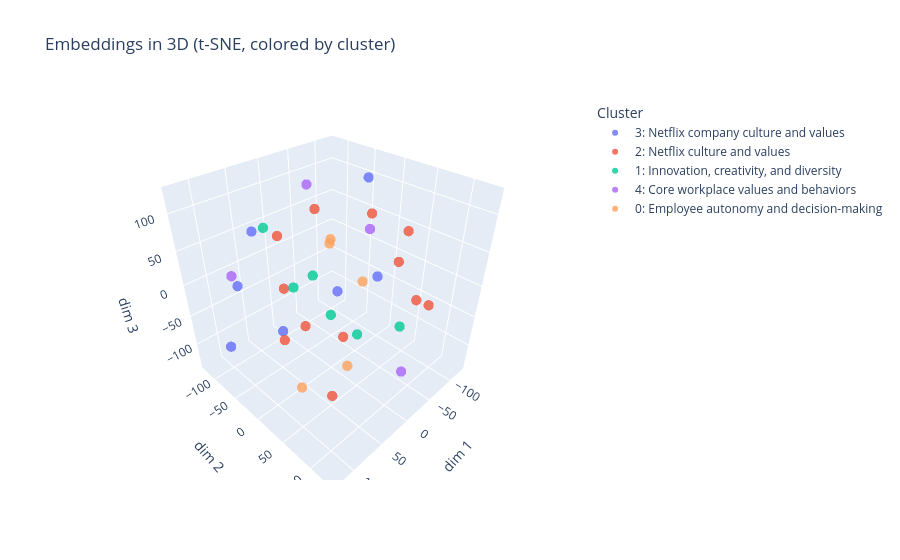

Notebook cell for this chart:
### Code cell
import numpy as np
import plotly.express as px
from sklearn.manifold import TSNE
from sklearn.cluster import KMeans


def describe_cluster(client, chunk_texts, max_chunks=5, max_chars=300):
    sample = "\n---\n".join(c[:max_chars] for c in chunk_texts[:max_chunks])
    prompt = (
        "Here are excerpts from a group of related text chunks. "
        "In 3-6 words, give a short topic label for what they have in common.\n\n"
        f"{sample}"
    )
    response = client.chat.completions.create(
        model="gpt-4.1-mini",
        messages=[{"role": "user", "content": prompt}],
    )
    return response.choices[0].message.content.strip()


def plot_embeddings_3d(embeddings, chunks, client, n_clusters=5, perplexity=30):
    X = np.array(embeddings)
    perplexity = min(perplexity, len(X) - 1)
    coords = TSNE(n_components=3, perplexity=perplexity,
                  random_state=42).fit_transform(X)

    n_clusters = min(n_clusters, len(X))
    cluster_labels = KMeans(n_clusters=n_clusters,
                            random_state=42, n_init=10).fit_predict(X)

    descriptions = {}
    for cluster_id in range(n_clusters):
        cluster_chunks = [chunks[i] for i in range(
            len(chunks)) if cluster_labels[i] == cluster_id]
        descriptions[cluster_id] = describe_cluster(client, cluster_chunks)

    color_labels = [f"{c}: {descriptions[c]}" for c in cluster_labels]
    hover_text = [c[:150] + ("..." if len(c) > 150 else "") for c in chunks]

    fig = px.scatter_3d(
        x=coords[:, 0], y=coords[:, 1], z=coords[:, 2],
        color=color_labels,
        hover_name=hover_text,
        title="Embeddings in 3D (t-SNE, colored by cluster)",
        labels={"x": "dim 1", "y": "dim 2", "z": "dim 3", "color": "Cluster"},
    )
    fig.update_traces(marker=dict(size=6, opacity=0.8))
    fig.show()
    return coords, cluster_labels, descriptions


plot_embeddings_3d(embeddings, chunks, client)

### Figure 1 — Plotly figure (JSON) as saved in the notebook; plotly's stock layout.template omitted (floating-point values rounded to 4 significant figures)
{"data": [{"hovertemplate": "<b>%{hovertext}</b><br><br>Cluster=3: Netflix company culture and values<br>dim 1=%{x}<br>dim 2=%{y}<br>dim 3=%{z}<extra></extra>", "hovertext": ["\nThe Best Work of Our Lives CULTURE MEMO At Netflix, we aspire to entertain the world, thrilling audiences everywhere. To do that, we’ve developed an ...", ", and the discipline and resilience to get there.         While we don’t always live up to these principles, most people who join Netflix are pleasant...", "is sounds exciting, you’ll probably love it here. But Netflix is not for everyone, so please read on.  THE DREAM TEAM We believe that what makes a fan...", " a family. Families are about unconditional love. They can also be dysfunctional, as anyone who’s watched Ozark or Wednesday knows. Professional sport...", "ng, “That’s a keeper, Reed!” © 2024 Netflix, Inc. All rights reserved. | Last updated: June 2024 | English Version \n        In the abstract, the keepe...", " some stories run counter to our personal values. And we understand that, depending 2As of Q1 2024 ~260 million households subscribe to Netflix. Assum...", ", Netflix is probably not the best place for you.              GREAT AND ALWAYS BETTER Netflix has come a long way since we mailed our first DVD in 19..."], "legendgroup": "3: Netflix company culture and values", "marker": {"color": "#636efa", "opacity": 0.8, "size": 6, "symbol": "circle"}, "mode": "markers", "name": "3: Netflix company culture and values", "scene": "scene", "showlegend": true, "type": "scatter3d", "x": [-39.84, 108.7, 99.18, 125.5, -67.02, -125.9, 43.4], "y": [-27.64, -44.46, -17.58, -52.36, -2.893, -25.73, -51.15], "z": [-43.24, 30.14, 107.8, -58.07, 124.3, -57.7, -81.17]}, {"hovertemplate": "<b>%{hovertext}</b><br><br>Cluster=2: Netflix culture and values<br>dim 1=%{x}<br>dim 2=%{y}<br>dim 3=%{z}<extra></extra>", "hovertext": [", each other and our audiences higher and higher.     This document is about that culture, which is based on four core principles:     ● The Dream Tea...", "or common strengths that make us better together. These are the values we value:         ● Selflessness — you are humble when searching for the best i...", "nge the status quo, in the pursuit of excellence.          ●  Inclusion — you recognize your biases and work to counteract them; you try to ensure eve...", "— not seniority, tenure or unconditional loyalty. It’s also why we focus on maintaining a high performance culture.         To recruit and retain stun...", "expect leaders to be strong developers of talent. And to ensure they have the right player at every position, we ask them to apply what we call the “k...", " who challenge the status quo and try new things. So we stick with employees through short-term bumps.   No matter how brilliant someone may be, there...", " differences — it makes everyone more successful.          PEOPLE OVER PROCESS Many of us have worked at companies where decisions were made top down,...", "done around them, and actively coach their teams. They may also have to step in when someone is about to make a decision that is unethical or could ma...", "at every level. We call this farming for dissent. Of course, not all opinions are created equal — and with 10,000-plus employees, it’s impractical for...", "luding the people who argued © 2024 Netflix, Inc. All rights reserved. | Last updated: June 2024 | English Version for a different approach, to disagr...", "pensation and closing a quarter all take process.         And companies need strict rules against things like harassment, marginalizing colleagues, le...", " surest path to excellence and long term success.  It’s also why we constantly seek to improve our culture, not preserve it. Every new employee helps ..."], "legendgroup": "2: Netflix culture and values", "marker": {"color": "#EF553B", "opacity": 0.8, "size": 6, "symbol": "circle"}, "mode": "markers", "name": "2: Netflix culture and values", "scene": "scene", "showlegend": true, "type": "scatter3d", "x": [12.32, -111.5, -99.4, 11.72, 83.67, -63.37, 94.38, -60.96, 2.007, 112.6, -14.75, -6.499], "y": [-14.47, -31.24, 30.18, 33.51, 85.51, 65.5, 18.29, 108.1, 129.2, 77.48, -124.7, -107.1], "z": [105.4, 51.72, 4.771, -58.96, -72.57, 78.46, -22.31, -6.677, 45.18, 44.27, 17.59, -61.67]}, {"hovertemplate": "<b>%{hovertext}</b><br><br>Cluster=1: Innovation, creativity, and diversity<br>dim 1=%{x}<br>dim 2=%{y}<br>dim 3=%{z}<extra></extra>", "hovertext": ["e people who thrive on this openness and freedom.      ● Uncomfortably Exciting: To entertain the world, we need to be bold and ambitious. That means ...", " lack of creativity, adaptability and innovation.         It’s why trying to minimize rules and processes (rather than errors) — while giving people t...", "ifferently, experiment and adapt (often quickly). This is true whether we’re designing a new product feature, working to improve our recommendations, ...", "ment. ARTISTIC EXPRESSION Representation matters.         Our members come from many different backgrounds and cultures, and they want to see a wide v...", "t what’s acceptable — and what’s harmful — on TV.         While every show, film or game is different, we approach them with the same set of principle...", "the world and build a wildly successful business.             As he has since our first culture deck was written in 2009, Antoine de Saint-Exupéry, th..."], "legendgroup": "1: Innovation, creativity, and diversity", "marker": {"color": "#00cc96", "opacity": 0.8, "size": 6, "symbol": "circle"}, "mode": "markers", "name": "1: Innovation, creativity, and diversity", "scene": "scene", "showlegend": true, "type": "scatter3d", "x": [39.15, 33.41, 44.9, -60.21, 52.94, -82.56], "y": [-81.05, -35.14, 86.13, -61.73, 24.11, 54.45], "z": [66.51, -4.313, -2.411, -116.1, 50.87, -84.89]}, {"hovertemplate": "<b>%{hovertext}</b><br><br>Cluster=4: Core workplace values and behaviors<br>dim 1=%{x}<br>dim 2=%{y}<br>dim 3=%{z}<extra></extra>", "hovertext": ["ambiguity; you use data to inform your intuition.         ● Candor — you willingly receive and give feedback; you are open about what’s working and wh...", "own; you’re humble about what you don’t yet know.         ● Resilience — you quickly adapt to changing circumstances; you make tough decisions without...", "t build trust and help people assume good intent. This, in turn, enables us to practice extraordinary candor — ensuring constructive feedback is part ...", " that you’re willing to share with them directly.         This is especially true when you’re giving feedback to someone more senior or from a differe..."], "legendgroup": "4: Core workplace values and behaviors", "marker": {"color": "#ab63fa", "opacity": 0.8, "size": 6, "symbol": "circle"}, "mode": "markers", "name": "4: Core workplace values and behaviors", "scene": "scene", "showlegend": true, "type": "scatter3d", "x": [-46.04, 71.56, -8.141, 13.62], "y": [-92.89, -118.5, 114.6, 70.56], "z": [95.4, -8.04, -78.0, 111.7]}, {"hovertemplate": "<b>%{hovertext}</b><br><br>Cluster=0: Employee autonomy and decision-making<br>dim 1=%{x}<br>dim 2=%{y}<br>dim 3=%{z}<extra></extra>", "hovertext": ["y’re free to make decisions about their own work.  As part of this, we strive to develop good decision-making muscles at every level of the company, p...", "h memos where they can comment and ask questions.         It takes an unusually responsible person to thrive on this level of freedom — someone who’s ...", "or making a judgment call on the right way ahead.         Then different teams, each led by their own informed captain, implement the decision. This h...", " employees the freedom to exercise their judgment. It also prevents the process creep that typically happens when companies grow and try to dummy proo...", "nk that this kind of freedom would lead to chaos.         In reality, while we’ve had our fair share of failures — and a few people have taken advanta..."], "legendgroup": "0: Employee autonomy and decision-making", "marker": {"color": "#FFA15A", "opacity": 0.8, "size": 6, "symbol": "circle"}, "mode": "markers", "name": "0: Employee autonomy and decision-making", "scene": "scene", "showlegend": true, "type": "scatter3d", "x": [70.06, -12.49, -92.75, -18.07, -29.84], "y": [15.44, 19.93, -94.88, 36.92, -33.04], "z": [-122.5, -137.3, -6.511, 14.85, 35.96]}], "layout": {"legend": {"title": {"text": "Cluster"}, "tracegroupgap": 0}, "scene": {"domain": {"x": [0, 1], "y": [0, 1]}, "xaxis": {"title": {"text": "dim 1"}}, "yaxis": {"title": {"text": "dim 2"}}, "zaxis": {"title": {"text": "dim 3"}}}, "title": {"text": "Embeddings in 3D (t-SNE, colored by cluster)"}}}
